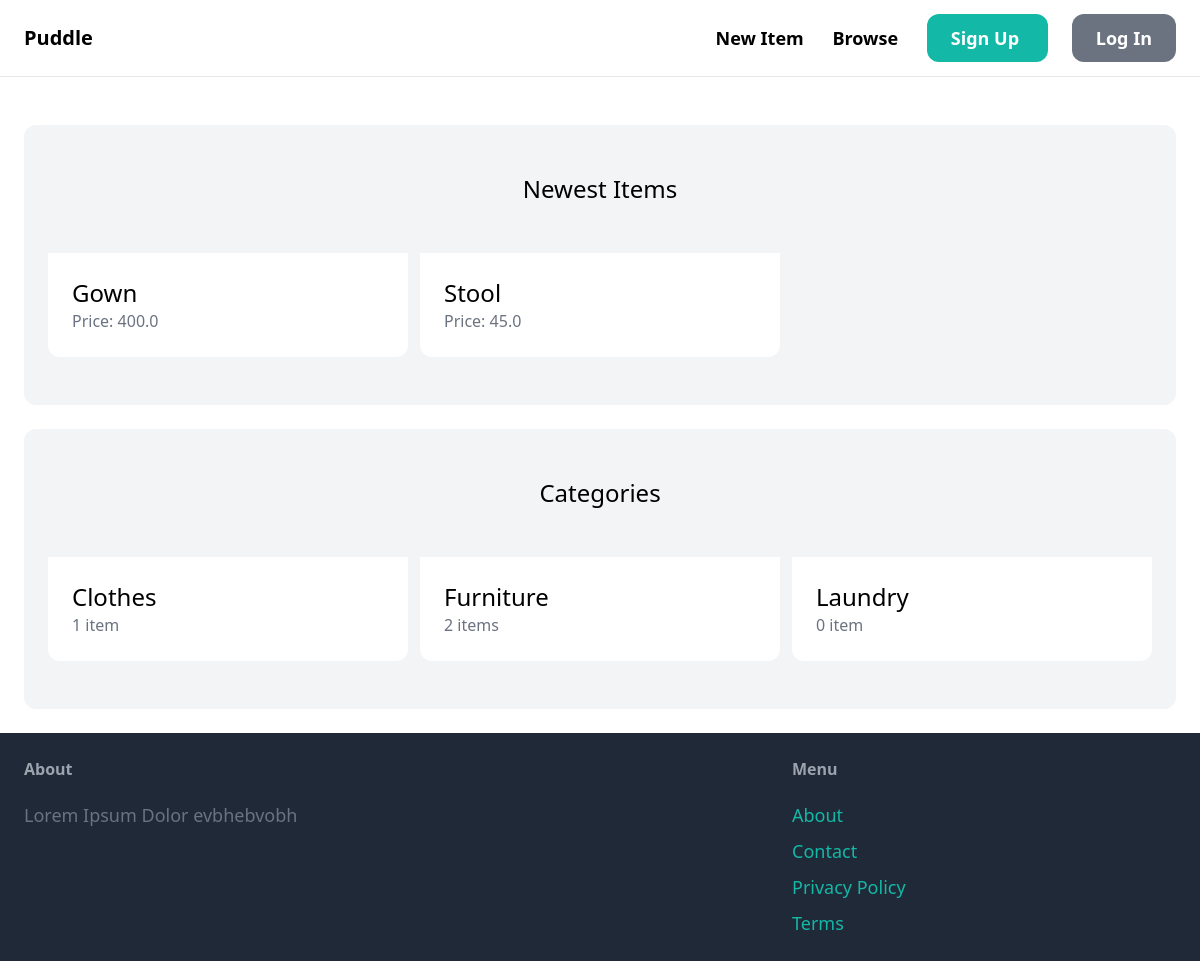
The page / on the database its author committed.
### item/models.py (models this page shows, shortened)
class Item(models.Model):
	category = models.ForeignKey(Category, related_name='items', on_delete=models.CASCADE)
	name = models.CharField(max_length=255)
	description = models.TextField(blank=True, null=True)
	price = models.FloatField()
	image = models.ImageField(upload_to='item_images', blank=True, null=True)
	is_sold = models.BooleanField(default=False)
	created_by = models.ForeignKey(User, related_name='items', on_delete=models.CASCADE)
	created_at = models.DateTimeField(auto_now_add=True)

class Category(models.Model):
	name = models.CharField(max_length=255)
	class Meta:
		ordering = ('name',)
		verbose_name_plural = 'Categories'
	def __str__(self):
		return self.name

### core/views.py (the view)
# urls.py: path('', views.index, name='index'),
def index(request):
	items = Item.objects.filter(is_sold=False)[0:6]
	categories = Category.objects.all()
	context = {
		'items': items,
		'categories': categories
	}
	return render(request, 'core/index.html', context)

### core/templates/core/index.html (shortened to what this page needs)
{% extends 'core/base.html' %}
{% block content %}
        <div class="mt-6 px-6 py-12 bg-gray-100 rounded-xl">
                <h2 class="mb-12 text-2xl text-center">
                        Newest Items
                </h2>
                <div class="grid grid-cols-3 gap-3">
                        {% for item in items %}
                                <div>
                                        <a href="{% url 'detail' item.id %}">
                                                <div class="p-6 bg-white rounded-b-xl">
                                                        <h2 class="text-2xl">{{ item.name }}</h2>
                                                        <p class="text-gray-500">Price: {{ item.price }}</p>
                                                </div>
                                        </a>
                                </div>
                        {% endfor %}
                </div>
        </div>
        <div class="mt-6 px-6 py-12 bg-gray-100 rounded-xl">
                <h2 class="mb-12 text-2xl text-center">
                       Categories
                </h2>
                <div class="grid grid-cols-3 gap-3">
                        {% for category in categories %}
                                <div>
                                        <a href="#">
                                                <div class="p-6 bg-white rounded-b-xl">
                                                        <h2 class="text-2xl">{{ category }}</h2>
                                                        <p class="text-gray-500">{{ category.items.count }} {% if category.items.count < 2 %} item {% else %} items {% endif %} </p>
                                                </div>
                                        </a>
                                </div>
                        {% endfor %}
                </div>
        </div>
{% endblock content %}

### rows shown on the page
Item: name "Gown", price "400.0"
Item: name "Stool", price "45.0"
Category: name "Clothes", items.count "1"
Category: name "Furniture", items.count "2"
Category: name "Laundry", items.count "0"
